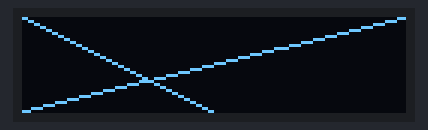
Recording of a sketch running on a simulated Arduino Uno, built with avr-gcc and run on an emulated ATmega328P. Parts: 32×128 one-colour display.

Above: at 4.1 s.
At 8.1 s:
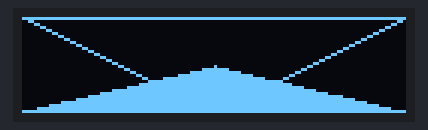
At 12.1 s:
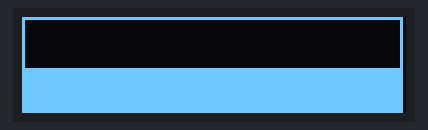
At 20.2 s:
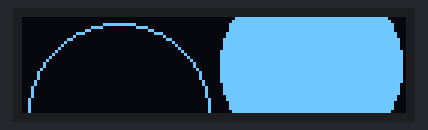
At 28.2 s:
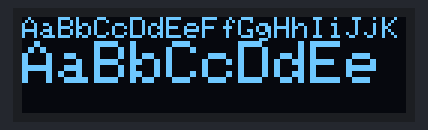
At 36.3 s:
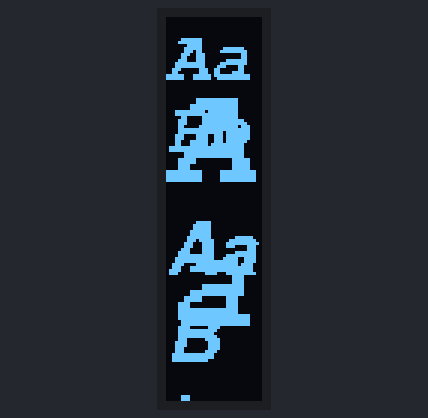

Measured:
- what the display in image 0 shows lasts 4.0 s, from 4.1 s to 8.1 s

The sketch:

prueba_oled.ino
```cpp
/*
 ESP8266 - Ejemplo de uso de pantalla OLED 128x64 monocroma por Dani No www.esploradores.com

 Este ejemplo utiliza el núcleo de la librería gráfica de Adafruit GFX y
 la librería SSD1306 específica para pantallas monocromas 128x64 y 128x32.
 Estas librerías deben estar instaladas para su funcionamiento.
 Para instalarlas se debe seleccionar:
   -Programa -> Incluir librería -> Gestionar Librerías -> Adafruit GFX Library
   -Programa -> Incluir librería -> Gestionar Librerías -> Adafruit SSD1306

 Cuando se instala la librería SSD1306 está configurada por defecto para pantallas 128x32.
 Al utilizarla para una pantalla 128x64 es preciso reconfigurarla.
 Para hacerlo debe abrir el fichero Adafruit_SSD1306.h con un editor y
 descomentar la línea 69 (// #define SSD1306_128_64  --->  #define SSD1306_128_64) y
 comentar la línea 70 (#define SSD1306_128_32  --->  //#define SSD1306_128_32).
 Así mismo se debe verificar en la línea 51 que la dirección de I2C de la pantalla es correcta
 (#define SSD1306_I2C_ADDRESS   0x3C  // 128x64 0x3D (default) or 0x3C (if SA0 is grounded))

Por último, también se debe verificar que en la línea 108 de este sketch
la dirección I2C de la pantalla también es correcta.
 */

#include <SPI.h>
#include <Wire.h>
#include <Adafruit_GFX.h>      //Nucleo de la librería gráfica.
#include <Adafruit_SSD1306.h>  //Librería para pantallas OLED monocromas de 128x64 y 128x32
#include <Fonts/FreeMonoBoldOblique12pt7b.h>
#include <Fonts/FreeSansBoldOblique12pt7b.h>

#define OLED_RESET 0
Adafruit_SSD1306 display(OLED_RESET);

#define NUMFLAKES 10
#define XPOS 0
#define YPOS 1
#define DELTAY 2

const unsigned char Toro [] PROGMEM = {
0x00, 0x00, 0x00, 0x00, 0x00, 0x00, 0x00, 0x00, 0x00, 0x00, 0x00, 0x00, 0x00, 0x00, 0x00, 0x00,
0x00, 0x00, 0x00, 0x00, 0x00, 0x00, 0x7f, 0xff, 0x00, 0x00, 0x00, 0x00, 0x00, 0x00, 0x00, 0x00,
0x00, 0x00, 0x00, 0x00, 0x00, 0x03, 0xff, 0xff, 0xff, 0xff, 0xff, 0xe0, 0xff, 0xf0, 0x00, 0x00,
0x00, 0x00, 0x00, 0x00, 0x00, 0x07, 0xff, 0xff, 0xff, 0xff, 0xff, 0xff, 0xff, 0xfc, 0x00, 0x00,
0x00, 0x70, 0x00, 0x00, 0x00, 0x0f, 0xff, 0xff, 0xff, 0xff, 0xff, 0xff, 0xff, 0xff, 0x80, 0x00,
0x00, 0x18, 0x00, 0x00, 0x00, 0x1c, 0x7f, 0xff, 0xff, 0xff, 0xff, 0xff, 0xff, 0xff, 0xc0, 0x00,
0x00, 0x18, 0x00, 0x00, 0x00, 0x7d, 0xbf, 0xff, 0xff, 0xff, 0xff, 0xff, 0xff, 0xff, 0xc0, 0x00,
0x00, 0x18, 0x00, 0x00, 0x00, 0xfd, 0xbf, 0xff, 0xff, 0xff, 0xff, 0xff, 0xff, 0xff, 0xe0, 0x00,
0x00, 0x1c, 0x00, 0x00, 0x00, 0xfd, 0xdf, 0xff, 0xff, 0xff, 0xff, 0xff, 0xff, 0xff, 0xe0, 0x00,
0x00, 0x1c, 0x00, 0x00, 0x07, 0xfd, 0xdf, 0xff, 0xff, 0xff, 0xff, 0xff, 0xff, 0xff, 0xf0, 0x00,
0x00, 0x1c, 0x00, 0x00, 0x0f, 0xfd, 0xdf, 0xff, 0xff, 0xff, 0xff, 0xff, 0xff, 0xff, 0xf0, 0x00,
0x00, 0x1c, 0x00, 0x00, 0x0f, 0xff, 0xef, 0xff, 0xff, 0xff, 0xff, 0xff, 0xff, 0xff, 0xf4, 0x00,
0x00, 0x1e, 0x00, 0x00, 0x3f, 0xff, 0xef, 0xff, 0xff, 0xff, 0xff, 0xff, 0xff, 0xff, 0xf7, 0xc0,
0x00, 0x1e, 0x00, 0x00, 0x3f, 0xfb, 0xef, 0xff, 0xf3, 0xff, 0xff, 0xff, 0xff, 0xff, 0xf7, 0xf8,
0x00, 0x1e, 0x00, 0x00, 0xff, 0xfb, 0xef, 0xff, 0xfb, 0xff, 0xff, 0xff, 0xff, 0xff, 0xf7, 0xfc,
0x00, 0x1f, 0xe1, 0xfe, 0x7f, 0xfb, 0xef, 0xff, 0xfd, 0xff, 0xff, 0xff, 0xff, 0xff, 0xf7, 0xc4,
0x00, 0x1f, 0xff, 0xff, 0xbf, 0xfb, 0xef, 0xff, 0xfd, 0xff, 0xff, 0xff, 0xff, 0xff, 0xf0, 0x7c,
0x00, 0x1f, 0xff, 0xff, 0xc7, 0xf7, 0xef, 0xff, 0xfe, 0xff, 0xff, 0xff, 0xbf, 0xff, 0xf7, 0xe4,
0x00, 0x0f, 0xff, 0xff, 0xf9, 0xe7, 0xef, 0xff, 0xfe, 0xff, 0xff, 0xff, 0xbf, 0xff, 0xf7, 0xfc,
0x00, 0x07, 0xff, 0xff, 0xfc, 0x1f, 0xdf, 0xff, 0xfe, 0xff, 0xff, 0xff, 0xbf, 0xff, 0xef, 0xdc,
0x00, 0x03, 0xbf, 0xff, 0xfb, 0xff, 0xc7, 0xff, 0xff, 0x7f, 0xff, 0xff, 0xbf, 0xff, 0xef, 0xbc,
0x00, 0x01, 0xbf, 0xff, 0xff, 0xff, 0xb7, 0xff, 0xff, 0x7f, 0xff, 0xff, 0xbf, 0xff, 0xef, 0x3c,
0x00, 0x00, 0x3f, 0xff, 0xff, 0xfe, 0x77, 0xff, 0xff, 0x7f, 0xff, 0xff, 0xbf, 0xff, 0xef, 0x3c,
0x00, 0x01, 0xff, 0xff, 0xff, 0xfd, 0xf7, 0xff, 0xff, 0x7f, 0xff, 0xff, 0xbf, 0xff, 0xef, 0x3c,
0x00, 0x03, 0xff, 0xff, 0xff, 0xfb, 0xef, 0xff, 0xff, 0x7f, 0xff, 0xff, 0x7f, 0xff, 0xf7, 0x3c,
0x00, 0x03, 0xff, 0xff, 0xff, 0xe7, 0xcf, 0xff, 0xff, 0x7f, 0xff, 0xff, 0x7f, 0xff, 0xf7, 0x3c,
0x00, 0x03, 0xff, 0xff, 0xff, 0x1f, 0xdf, 0xff, 0xff, 0x7f, 0xff, 0xff, 0x7f, 0xff, 0xf7, 0xbc,
0x00, 0x03, 0xff, 0xff, 0xff, 0xff, 0x9f, 0xff, 0xff, 0x7f, 0xff, 0xff, 0x7f, 0xff, 0xe3, 0xdc,
0x00, 0x03, 0xff, 0xff, 0xff, 0xfe, 0x3f, 0xfc, 0xff, 0x7f, 0xff, 0xfe, 0xff, 0xff, 0xe1, 0xe4,
0x00, 0x03, 0xff, 0xfc, 0xff, 0x8c, 0x7f, 0xf1, 0x3f, 0x7f, 0xff, 0xfe, 0xff, 0xff, 0xc1, 0xfc,
0x00, 0x01, 0xff, 0xf0, 0xff, 0x81, 0xff, 0xff, 0xcf, 0xff, 0xff, 0xff, 0xff, 0xff, 0xc0, 0xfe,
0x00, 0x01, 0xff, 0xf3, 0xff, 0x9f, 0xff, 0xff, 0xcf, 0xff, 0xff, 0xef, 0xff, 0xff, 0x80, 0x7e,
0x00, 0x03, 0xff, 0xff, 0xff, 0x9f, 0xff, 0xff, 0xf6, 0xff, 0xff, 0xdf, 0xff, 0xff, 0x80, 0x3e,
0x00, 0x03, 0xff, 0xff, 0xff, 0x9f, 0xff, 0xff, 0xf7, 0xff, 0xff, 0xbf, 0xff, 0xfe, 0x00, 0x1c,
0x00, 0x03, 0xff, 0xff, 0xff, 0x9f, 0xff, 0xff, 0xf7, 0xff, 0xff, 0x7f, 0x7f, 0xfe, 0x00, 0x00,
0x00, 0x07, 0xff, 0xff, 0xff, 0x1f, 0xff, 0xff, 0xf7, 0xff, 0xf8, 0xff, 0x3f, 0xfc, 0x00, 0x00,
0x00, 0x07, 0xff, 0xff, 0xff, 0x7f, 0xff, 0xff, 0xf7, 0xff, 0xe7, 0x7e, 0x0f, 0xfc, 0x00, 0x00,
0x00, 0x1f, 0xff, 0xff, 0xff, 0x7f, 0xff, 0xff, 0xf7, 0xff, 0xcf, 0x80, 0x07, 0xfc, 0x00, 0x00,
0x00, 0x7f, 0x9f, 0xff, 0xfe, 0x7f, 0xff, 0xff, 0xf7, 0xfc, 0x3f, 0xe0, 0x07, 0xfc, 0x00, 0x00,
0x00, 0x7e, 0x37, 0xff, 0xfe, 0xff, 0xff, 0xff, 0xcf, 0xe2, 0x7f, 0x80, 0x07, 0xfc, 0x00, 0x00,
0x00, 0xfe, 0x7e, 0x1f, 0xfd, 0xff, 0xff, 0xff, 0xb8, 0x1d, 0xfe, 0x00, 0x0f, 0xfc, 0x00, 0x00,
0x00, 0xfe, 0x3f, 0xdf, 0xf9, 0xff, 0xff, 0xff, 0x77, 0xfb, 0xf8, 0x00, 0x0f, 0xf8, 0x00, 0x00,
0x00, 0x7f, 0xdf, 0xef, 0xf3, 0xff, 0xff, 0xfe, 0xff, 0xf7, 0xe0, 0x00, 0x0f, 0xf8, 0x00, 0x00,
0x00, 0x7f, 0xfe, 0x6f, 0xc7, 0xff, 0xff, 0xf0, 0x7f, 0xef, 0xc0, 0x00, 0x0f, 0xf0, 0x00, 0x00,
0x00, 0x7f, 0xf9, 0xef, 0x8f, 0xff, 0xff, 0xe0, 0x3f, 0xee, 0x00, 0x00, 0x0f, 0xe0, 0x00, 0x00,
0x00, 0x0f, 0x87, 0xee, 0x7d, 0xff, 0xff, 0xc0, 0x0f, 0x9c, 0x00, 0x00, 0x3f, 0x80, 0x00, 0x00,
0x00, 0x0f, 0xff, 0x00, 0xfe, 0xff, 0xff, 0x80, 0x7f, 0x7c, 0x00, 0x00, 0x3f, 0x80, 0x00, 0x00,
0x00, 0x68, 0x3e, 0x00, 0xff, 0x7f, 0xff, 0x01, 0xff, 0xf8, 0x00, 0x00, 0x7f, 0x00, 0x00, 0x00,
0x00, 0xf7, 0xf8, 0x00, 0xff, 0x9f, 0xfe, 0x01, 0xff, 0xe0, 0x00, 0x00, 0xff, 0x00, 0x00, 0x00,
0x01, 0xfb, 0xe0, 0x00, 0x7f, 0x1f, 0xf0, 0x03, 0xff, 0xe0, 0x00, 0x00, 0x0f, 0x00, 0x00, 0x00,
0x01, 0xfd, 0x80, 0x00, 0x00, 0xff, 0xe0, 0x03, 0xff, 0xe0, 0x00, 0x01, 0xf3, 0x00, 0x00, 0x00,
0x06, 0x7f, 0x80, 0x00, 0x03, 0xff, 0xc0, 0x03, 0xff, 0xe0, 0x00, 0x03, 0xfd, 0x00, 0x00, 0x00,
0x1f, 0x1f, 0x80, 0x00, 0x07, 0xff, 0xc0, 0x00, 0x7f, 0x00, 0x00, 0x0f, 0xfe, 0x00, 0x00, 0x00,
0x3f, 0xee, 0x00, 0x00, 0x07, 0xff, 0x80, 0x00, 0x00, 0x00, 0x00, 0x0f, 0xfe, 0x00, 0x00, 0x00,
0x3f, 0xf0, 0x00, 0x00, 0x0b, 0xff, 0x80, 0x00, 0x00, 0x00, 0x00, 0x1f, 0xff, 0x00, 0x00, 0x00,
0x7f, 0xf8, 0x00, 0x00, 0x7c, 0xff, 0x80, 0x00, 0x00, 0x00, 0x00, 0x1f, 0xff, 0x00, 0x00, 0x00,
0x7f, 0xf8, 0x00, 0x00, 0xff, 0x1e, 0x00, 0x00, 0x00, 0x00, 0x00, 0x1f, 0xff, 0x00, 0x00, 0x00,
0x7f, 0xf8, 0x00, 0x01, 0xff, 0xe0, 0x00, 0x00, 0x00, 0x00, 0x00, 0x03, 0xfc, 0x00, 0x00, 0x00,
0x03, 0x80, 0x00, 0x03, 0xff, 0xf8, 0x00, 0x00, 0x00, 0x00, 0x00, 0x00, 0x00, 0x00, 0x00, 0x00,
0x00, 0x00, 0x00, 0x03, 0xff, 0xf8, 0x00, 0x00, 0x00, 0x00, 0x00, 0x00, 0x00, 0x00, 0x00, 0x00,
0x00, 0x00, 0x00, 0x03, 0xff, 0xf8, 0x00, 0x00, 0x00, 0x00, 0x00, 0x00, 0x00, 0x00, 0x00, 0x00,
0x00, 0x00, 0x00, 0x03, 0xff, 0xfc, 0x00, 0x00, 0x00, 0x00, 0x00, 0x00, 0x00, 0x00, 0x00, 0x00,
0x00, 0x00, 0x00, 0x00, 0xff, 0xf0, 0x00, 0x00, 0x00, 0x00, 0x00, 0x00, 0x00, 0x00, 0x00, 0x00,
0x00, 0x00, 0x00, 0x00, 0x00, 0x00, 0x00, 0x00, 0x00, 0x00, 0x00, 0x00, 0x00, 0x00, 0x00, 0x00,

};

void setup()   {

  display.begin(SSD1306_SWITCHCAPVCC, 0x3C);  // //Inicializa pantalla con en la dirección 0x3D para la conexión I2C.

}

void loop() {

//PUNTOS EN LAS CUATRO ESQUINAS DE LA PANTALLA

  display.fillScreen(0);         //Limpiamos la pantalla

  display.drawPixel(0,0,1);      //Esquina superior izquierda
  display.drawPixel(127,0,1);    //Esquina superior derecha
  display.drawPixel(0,63,1);     //Esquina inferior izquierda
  display.drawPixel(127,63,1);   //Esquina inferior derecha

  display.display();             //Refrescamos la pantalla para visualizarlos
  delay(4000);

//LÍNEAS CRUZADAS DE ESQUINA A ESQUINA

  display.fillScreen(0);         //Limpiamos la pantalla

  display.drawLine(0,0,127,63,1);
  display.drawLine(0,display.height()-1,display.width()-1,0,1);

  display.display();             //Refrescamos la pantalla para visulizarlas
  delay(4000);

//TRIÁNGULO Y TRIÁNGULO RELLENO

  display.fillScreen(0);         //Limpiamos la pantalla

  display.drawTriangle(0,0,127,0,64,32,1);
  display.fillTriangle(0,display.height()-1,display.width()-1,display.height()-1,display.width()/2,display.height()/2,1);

  display.display();             //Refrescamos la pantalla para visualizarlos
  delay(4000);

 //RECTÁNGULO Y RECTÁNGULO RELLENO

  display.fillScreen(0);         //Limpiamos la pantalla

  display.drawRect(0,0,127,31,1);
  display.fillRect(0,display.height()/2+1,display.width()-1,display.height()/2-1,1);

  display.display();             //Refrescamos la pantalla para visualizarlos
  delay(4000);

//RECTÁNGULO REDONDEADO Y RECTÁNGULO REDONDEADO RELLENO

  display.fillScreen(0);         //Limpiamos la pantalla

  display.drawRoundRect(0,0,127,31,10,1);
  display.fillRoundRect(0,display.height()/2+1,display.width()-1,display.height()/2-1,10,1);

  display.display();             //Refrescamos la pantalla para visualizarlos
  delay(4000);

//CÍRCULO Y CÍRCULO RELLENO

  display.fillScreen(0);        //Limpiamos la pantalla

  display.drawCircle(32,32,30,1);
  display.fillCircle(display.width()*3/4,display.height()/2,30,1);

  display.display();             //Refrescamos la pantalla para visualizarlos
  delay(4000);

//CARÁCTERES CON FUENTE PREDETERMINADA

  display.fillScreen(0);         //Limpiamos la pantalla

  display.setFont();             //Fuente por defecto -si no la hemos cambiado no es necesario seleccionarla

  display.drawChar(8,0,'a',1,0,8);  //Tamaños de 1 a 8. Los tamaños típicos son 1, 2 o 4

  char caracter1 = 'd';
  display.drawChar(65,0,caracter1,0,1,8);

  display.display();             //Refrescamos la pantalla para visualizarlos
  delay(4000);

//TEXTO CON FUENTE PREDETERMINADA

  display.fillScreen(0);         //Limpiamos la pantalla

  display.setFont();             //Fuente por defecto -si no la hemos cambiado no es necesario seleccionarla

  display.setTextSize(1);
  display.setTextColor(1,0);
  display.setCursor(0,0);
  display.println("AaBbCcDdEeFfGgHhIiJjK");
  display.setTextSize(2);
  display.print("AaBbCcDdEe");

  display.setTextSize(3);
  display.setTextColor(0,1);     //Color invertido
  display.setCursor(0,32);
  display.print("AaBbCcD");
  display.display();             //Refrescamos la pantalla para visualizarlo
  delay(4000);

//GIRO DE PANTALLA -La coordenada (0,0) siempre queda en la esquina superior izquierda

  //display.setRotation(0);  //0 grados -posición inicial-
  //display.setRotation(1);  //90 grados en el sentido de las agujas del reloj
  //display.setRotation(2);  //180 grados en el sentido de las agujas del reloj
  display.setRotation(3);  //270 grados en el sentido de las agujas del reloj

//CARÁCTER CON FUENTE ALTERNATIVA

  display.fillScreen(0);         //Limpiamos la pantalla

  display.setFont(&FreeMonoBoldOblique12pt7b);     //Fuente FreeSansBoldOblique12pt7b

  display.drawChar(0,85,'A',1,0,4);

  display.display();             //Refrescamos la pantalla para visualizarlo
  delay(4000);

//TEXTO CON FUENTES ALTERNATIVAS

  display.fillScreen(0);         //Limpiamos la pantalla

  display.setFont(&FreeMonoBoldOblique12pt7b);     //Fuente FreeMonoBoldOblique12pt7b
  display.setTextSize(1);
  display.setTextColor(1);
  display.setCursor(0,20);
  display.println("AaBb");
  display.setTextSize(2);
  display.setCursor(0,53);
  display.println("Aa");

  display.setFont(&FreeSansBoldOblique12pt7b);     //Fuente FreeSansBoldOblique12pt7b
  display.setTextSize(1);
  display.setTextColor(1);
  display.setCursor(0,85);
  display.println("AaBb");
  display.setTextSize(2);
  display.setCursor(0,127);
  display.println("Aa");

  display.display();             //Refrescamos la pantalla para visualizarlos
  delay(4000);

//GIRO DE PANTALLA A LA POSICIÓN INICIAL

  display.setRotation(0);

//IMAGEN (TORO)

  display.fillScreen(0);          //Limpiamos la pantalla
  display.drawBitmap(0,0,Toro,128,64,1);
  display.display();             //Refrescamos la pantalla para visualizarla
  delay(4000);
}
```
